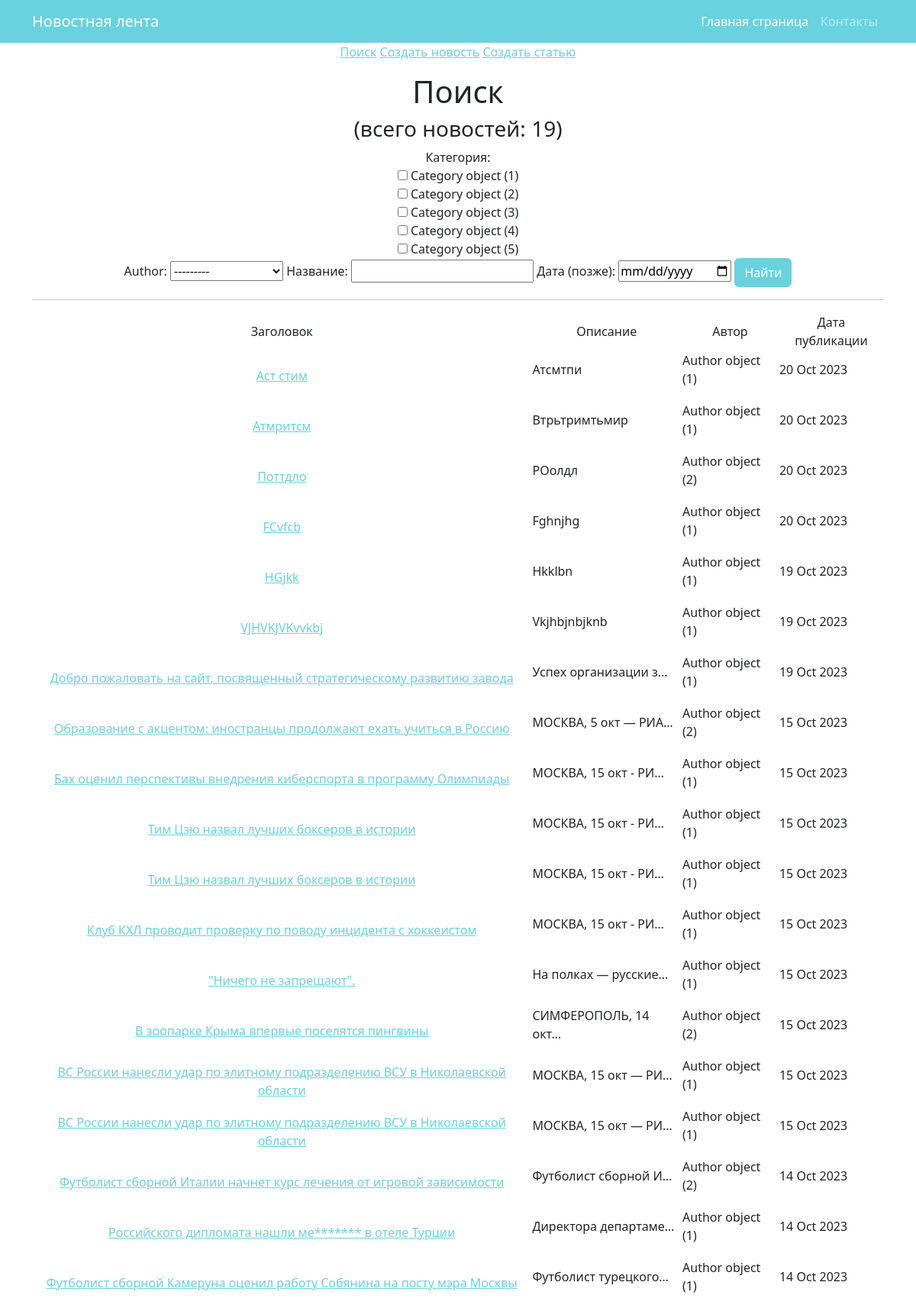
Page /news/search/ on the earlier database version.
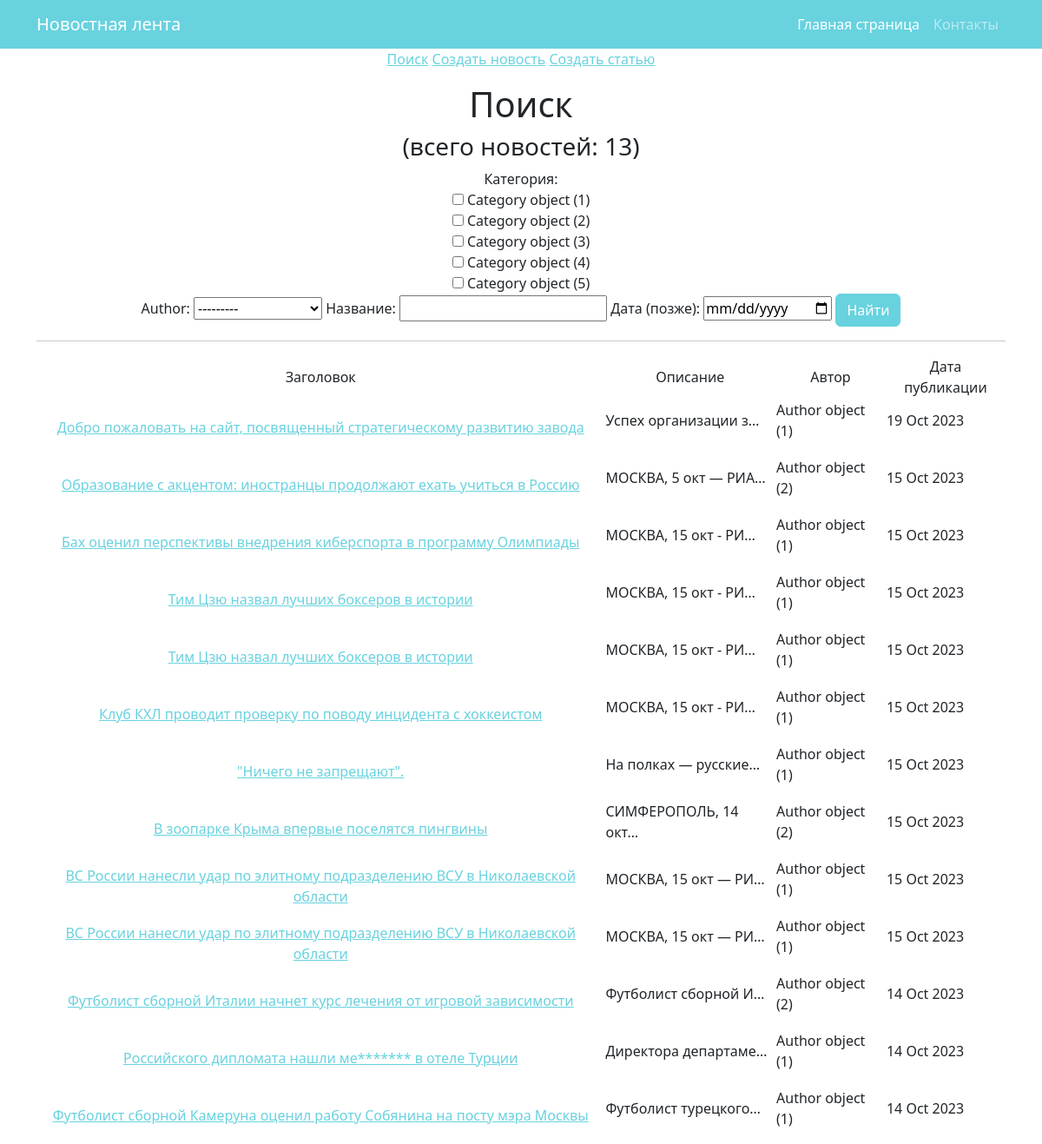
Same page on the later database version.
### news/models.py (models this page shows, shortened)
class Post(models.Model):
    author = models.ForeignKey(Author, on_delete=models.CASCADE, verbose_name=pgettext_lazy('Author', 'Author'))
    type = models.CharField(max_length=7, choices=TYPE, default='NWS')
    time_in = models.DateTimeField(auto_now_add=True)
    category = models.ManyToManyField(Category, through='PostCategory')
    title = models.CharField(max_length=100)
    text = models.TextField()
    rating = models.IntegerField(default=0)

class Author(models.Model):
    name = models.CharField(max_length=255)
    users = models.OneToOneField(User, on_delete=models.CASCADE)
    user_rating = models.IntegerField(default=0)

### news/views.py (the view)
# urls.py: path('search/', PostSearch.as_view(), name='search'),
class PostSearch(ListView):
    model = Post
    template_name = 'search.html'
    context_object_name = 'posts'
    ordering = ['-time_in']
    def get_context_data(self, **kwargs):
        context = super().get_context_data(**kwargs)
        context['filter'] = PostFilter(self.request.GET, queryset=self.get_queryset())
        return context

### news/templatetags/custom_filters.py (called while the page is built)
@register.filter()
def censor(value):
    for word in censored_word:
        if word.lower() in value.lower():
            value = value.replace(word[2:], '*' * len(word))
    return value

### templates/search.html (shortened to what this page needs)
{% extends 'flatpages/default.html' %}
{% load custom_filters %}
{% load custom_tags %}
{% block content %}
<a href="/news/search/">Поиск</a>
<a href="/news/create/">Создать новость</a>
<a href="/news/create/">Создать статью</a>
<p>
<h1>Поиск</h1>
<h3>(всего новостей: {{ posts|length }})</h3>
<form method='GET'>
    {{ filter.form }}
    <input class="btn btn-primary" type='submit' value='Найти'>
</form>
   <hr>
       <table>
           <tr>
               <td>Заголовок</td>
               <td>Описание</td>
               <td>Автор</td>
               <td>Дата публикации</td>
           </tr>
           {% for post in filter.qs %}
           <tr>
               <td>
                <a href="/news/{{ post.id  }}">{{ post.title|censor }} </a>
            </td>
               <td><p align="left">{{ post.text|truncatechars:20 }}</td>
               <td><p align="left">{{ post.author }}</td>
               <td><p align="left">{{ post.time_in|date:'d M Y' }}</td>
           </tr>
           {% endfor %}
</table>
{% endblock content %}

Differences in the rows shown:
removed Post: title|censor "Аст стим", text "Атсмтпи", author "Author object (1)", time_in "20 Oct 2023"
removed Post: title|censor "Атмритсм", text "Втрьтримтьмир", author "Author object (1)", time_in "20 Oct 2023"
removed Post: title|censor "Поттдло", text "РОолдл", author "Author object (2)", time_in "20 Oct 2023"
removed Post: title|censor "FCvfcb", text "Fghnjhg", author "Author object (1)", time_in "20 Oct 2023"
removed Post: title|censor "HGjkk", text "Hkklbn", author "Author object (1)", time_in "19 Oct 2023"
removed Post: title|censor "VJHVKJVKvvkbj", text "Vkjhbjnbjknb", author "Author object (1)", time_in "19 Oct 2023"
Other differences:
{{ posts|length }}: "19" → "13"
